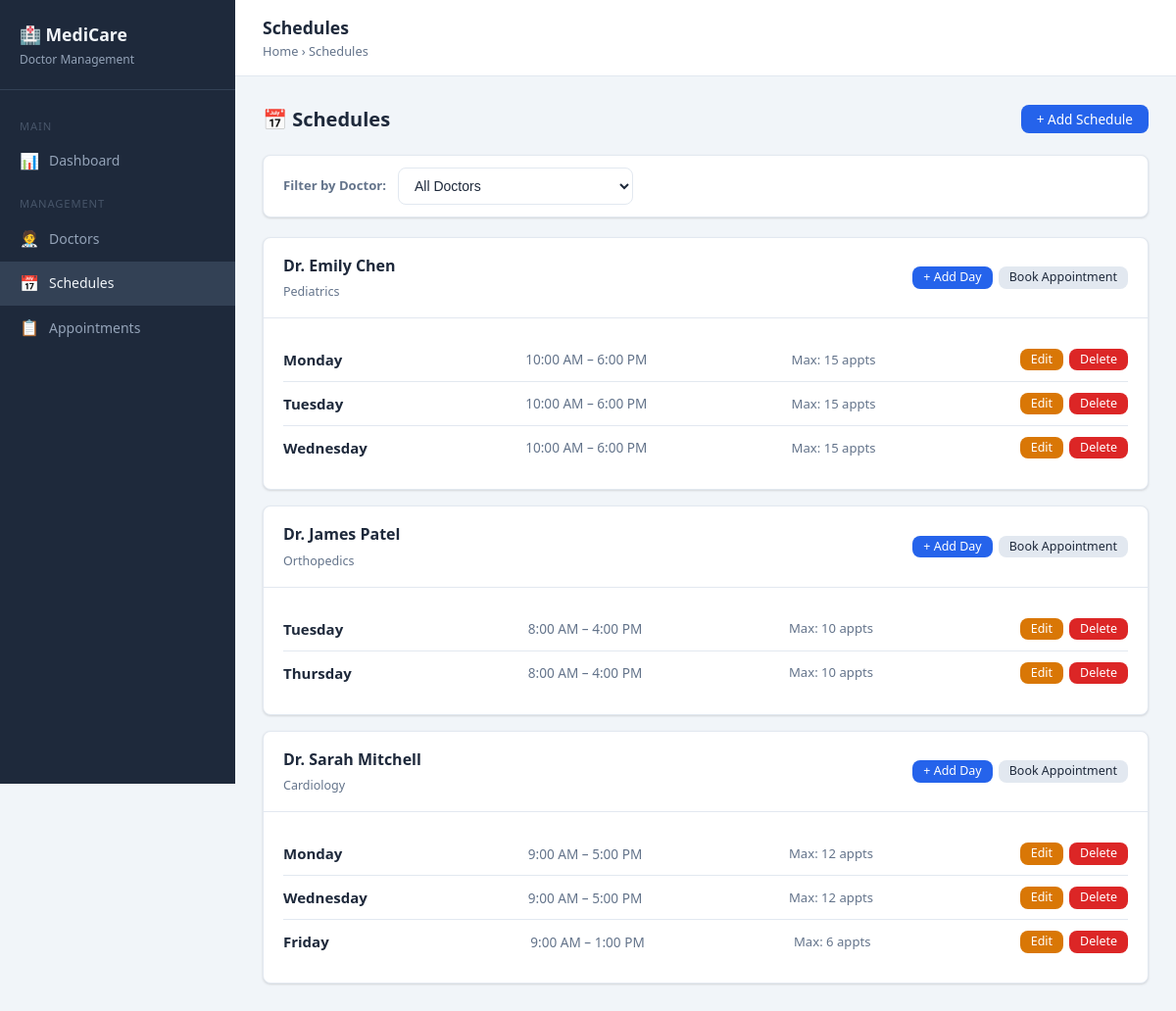
Screenshot of /schedules/index.php with the database file from the repository.
### tables this page shows
CREATE TABLE IF NOT EXISTS schedules (
    id INT AUTO_INCREMENT PRIMARY KEY,
    doctor_id INT NOT NULL,
    day_of_week ENUM('Monday','Tuesday','Wednesday','Thursday','Friday','Saturday','Sunday') NOT NULL,
    start_time TIME NOT NULL,
    end_time TIME NOT NULL,
    max_appointments INT DEFAULT 10,
    created_at TIMESTAMP DEFAULT CURRENT_TIMESTAMP,
    FOREIGN KEY (doctor_id) REFERENCES doctors(id) ON DELETE CASCADE,
    UNIQUE KEY unique_schedule (doctor_id, day_of_week)
);

### src/schedules/index.php (the view, shortened to what this page needs)
<?php
$db = getDB();
$filterDoctor = (int)($_GET['doctor_id'] ?? 0);
if ($filterDoctor) {
    $stmt = $db->prepare("
        SELECT s.*, d.name AS doctor_name, d.specialty
        FROM schedules s
        JOIN doctors d ON d.id = s.doctor_id
        WHERE s.doctor_id = ?
        ORDER BY FIELD(s.day_of_week,'Monday','Tuesday','Wednesday','Thursday','Friday','Saturday','Sunday')
    ");
    $stmt->execute([$filterDoctor]);
} else {
    $stmt = $db->query("
        SELECT s.*, d.name AS doctor_name, d.specialty
        FROM schedules s
        JOIN doctors d ON d.id = s.doctor_id
        ORDER BY d.name, FIELD(s.day_of_week,'Monday','Tuesday','Wednesday','Thursday','Friday','Saturday','Sunday')
    ");
}
$schedules = $stmt->fetchAll();
$grouped = [];
foreach ($schedules as $s) {
    $grouped[$s['doctor_id']]['doctor_name']  = $s['doctor_name'];
    $grouped[$s['doctor_id']]['specialty']    = $s['specialty'];
    $grouped[$s['doctor_id']]['schedules'][]  = $s;
}
include __DIR__ . '/../includes/header.php';
?>
<div class="page-header">
  <h2>&#x1F4C5; Schedules</h2>
  <a href="/schedules/create.php" class="btn btn-primary">+ Add Schedule</a>
</div>
<div class="card" style="margin-bottom:20px">
  <div class="card-body" style="padding:12px 20px">
    <form method="GET" style="display:flex;align-items:center;gap:12px;flex-wrap:wrap">
      <label style="margin:0;font-weight:600">Filter by Doctor:</label>
      <select name="doctor_id" style="width:240px" onchange="this.form.submit()">
        <option value="">All Doctors</option>
      </select>
    </form>
  </div>
</div>
<?php if ($grouped): ?>
  <?php foreach ($grouped as $docId => $group): ?>
  <div class="card" style="margin-bottom:16px">
    <div class="card-header">
      <div>
        <h3><?= htmlspecialchars($group['doctor_name']) ?></h3>
        <small style="color:var(--text-muted)"><?= htmlspecialchars($group['specialty']) ?></small>
      </div>
      <div class="btn-group">
        <a href="/schedules/create.php?doctor_id=<?= $docId ?>" class="btn btn-primary btn-sm">+ Add Day</a>
        <a href="/appointments/create.php?doctor_id=<?= $docId ?>" class="btn btn-secondary btn-sm">Book Appointment</a>
      </div>
    </div>
    <div class="card-body">
      <?php foreach ($group['schedules'] as $s): ?>
        <div class="schedule-day">
          <span class="day-name"><?= $s['day_of_week'] ?></span>
          <span class="day-time">
            <?= date('g:i A', strtotime($s['start_time'])) ?> &ndash; <?= date('g:i A', strtotime($s['end_time'])) ?>
          </span>
          <span style="color:var(--text-muted);font-size:.82rem">Max: <?= $s['max_appointments'] ?> appts</span>
          <div class="btn-group">
            <a href="/schedules/edit.php?id=<?= $s['id'] ?>" class="btn btn-warning btn-sm">Edit</a>
            <a href="/schedules/delete.php?id=<?= $s['id'] ?>"
               class="btn btn-danger btn-sm"
               onclick="return confirm('Delete this schedule?')">Delete</a>
          </div>
        </div>
      <?php endforeach; ?>
    </div>
  </div>
  <?php endforeach; ?>
<?php endif; ?>
<?php include __DIR__ . '/../includes/footer.php'; ?>

### src/css/style.css (style rules this page uses)
*, *::before, *::after { box-sizing: border-box; margin: 0; padding: 0; }
:root { --primary: #2563eb; --primary-dk: #1d4ed8; --secondary: #64748b; --success: #16a34a; --warning: #d97706; --danger: #dc2626; --info: #0891b2; --bg: #f1f5f9; --surface: #ffffff; --border: #e2e8f0; --text: #1e293b; --text-muted: #64748b; --radius: 8px; --shadow: 0 1px 3px rgba(0,0,0,.08), 0 1px 2px rgba(0,0,0,.06); --shadow-md: 0 4px 6px rgba(0,0,0,.07), 0 2px 4px rgba(0,0,0,.06); }
body { font-family: 'Segoe UI', system-ui, -apple-system, sans-serif; background: var(--bg); color: var(--text); font-size: 15px; line-height: 1.6; }
a { color: var(--primary); text-decoration: none; }
.card { background: var(--surface); border: 1px solid var(--border); border-radius: var(--radius); box-shadow: var(--shadow); }
.card-header { padding: 16px 20px; border-bottom: 1px solid var(--border); display: flex; align-items: center; justify-content: space-between; gap: 12px; }
.card-header h3 { font-size: 1rem; font-weight: 600; }
.card-body { padding: 20px; }
.btn { display: inline-flex; align-items: center; gap: 6px; padding: 8px 16px; border-radius: var(--radius); border: none; cursor: pointer; font-size: .85rem; font-weight: 500; line-height: 1; white-space: nowrap; transition: filter .15s, opacity .15s; text-decoration: none; }
.btn-primary { background: var(--primary); color: #fff; }
.btn-warning { background: var(--warning); color: #fff; }
.btn-danger { background: var(--danger); color: #fff; }
.btn-secondary { background: #e2e8f0; color: var(--text); }
.btn-sm { padding: 5px 11px; font-size: .78rem; }
.btn-group { display: flex; gap: 6px; flex-wrap: wrap; }
label { font-size: .82rem; font-weight: 600; color: var(--text-muted); }
input, select, textarea { padding: 9px 12px; border: 1px solid var(--border); border-radius: var(--radius); font-size: .875rem; color: var(--text); background: var(--surface); transition: border-color .15s, box-shadow .15s; width: 100%; }
.page-header { display: flex; align-items: center; justify-content: space-between; margin-bottom: 20px; }
.page-header h2 { font-size: 1.25rem; font-weight: 700; }
.schedule-day { display: flex; align-items: center; justify-content: space-between; padding: 10px 0; border-bottom: 1px solid var(--border); }
.schedule-day:last-child { border-bottom: none; }
.day-name { font-weight: 600; width: 100px; }
.day-time { color: var(--text-muted); font-size: .85rem; }

### rows the page displays
schedules: day_of_week "Monday", start_time "10:00 AM", end_time "6:00 PM", max_appointments "15"
schedules: day_of_week "Tuesday", start_time "10:00 AM", end_time "6:00 PM", max_appointments "15"
schedules: day_of_week "Wednesday", start_time "10:00 AM", end_time "6:00 PM", max_appointments "15"
schedules: day_of_week "Tuesday", start_time "8:00 AM", end_time "4:00 PM", max_appointments "10"
schedules: day_of_week "Thursday", start_time "8:00 AM", end_time "4:00 PM", max_appointments "10"
schedules: day_of_week "Monday", start_time "9:00 AM", end_time "5:00 PM", max_appointments "12"
schedules: day_of_week "Wednesday", start_time "9:00 AM", end_time "5:00 PM", max_appointments "12"
schedules: day_of_week "Friday", start_time "9:00 AM", end_time "1:00 PM", max_appointments "6"

### other values shown
$pageTitle "Schedules"
$label "Schedules"
$group['doctor_name'] "Dr. Emily Chen"
$group['specialty'] "Pediatrics"
$group['doctor_name'] "Dr. James Patel"
$group['specialty'] "Orthopedics"
$group['doctor_name'] "Dr. Sarah Mitchell"
$group['specialty'] "Cardiology"
